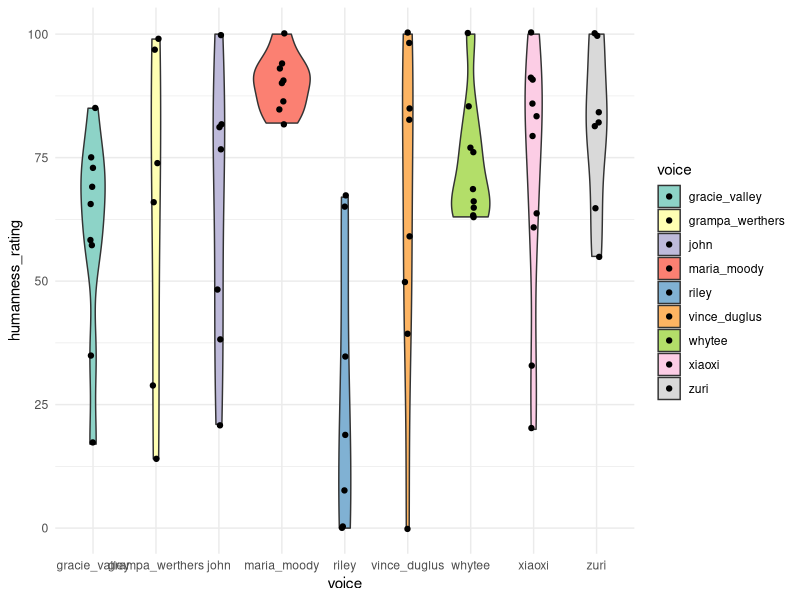
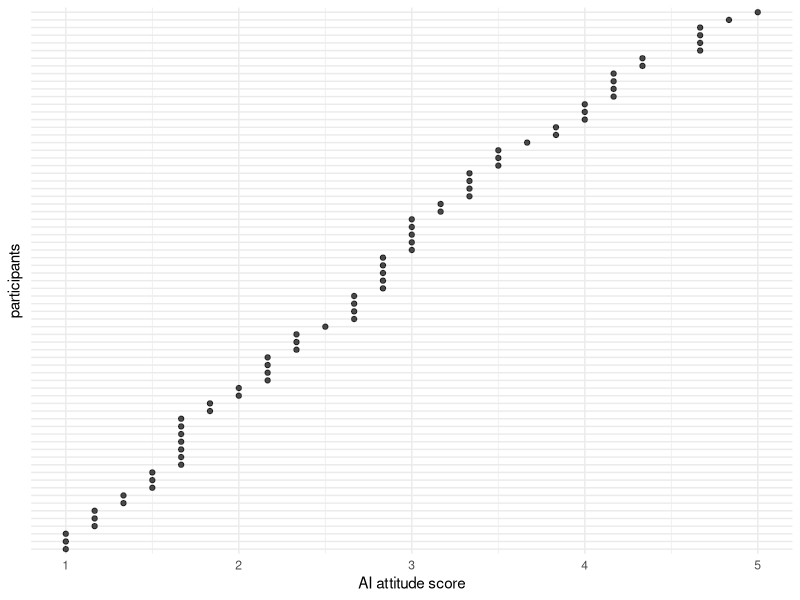
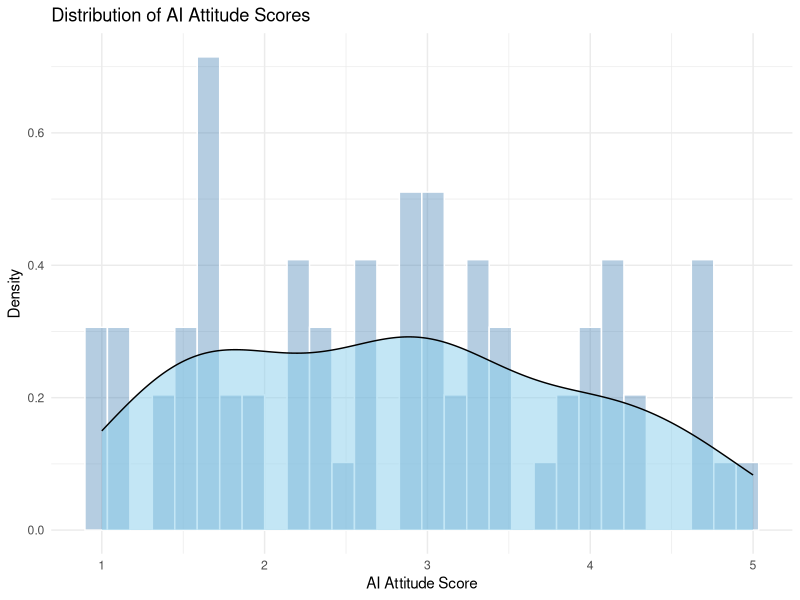
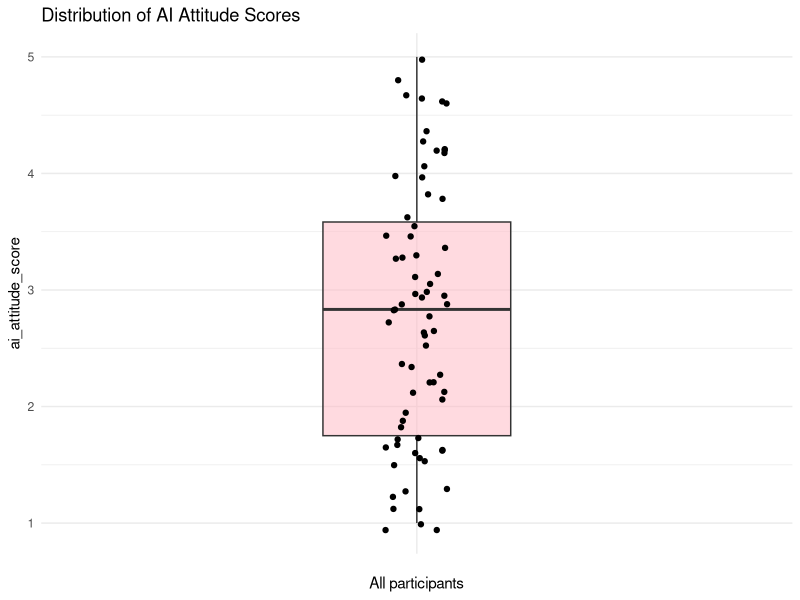

The R source for these figures, in order: (Note: this script raises an error after producing the figures.)
## ---- chunk 1
library(dplyr)
library(ggplot2)
library(tidyr)
library(forcats)
library(lme4)
## ---- chunk 2
raw_df <- read.csv("../data/pilot-responses-combined.csv")
raw_df <- raw_df %>% 
  group_by(subject_id) %>%
  mutate(ai_score = sum(cognitive_1, cognitive_2, 
                         affective_1, affective_2, 
                         behavioral_1, behavioral_2)/6)
## ---- chunk 3
head(raw_df)
## ---- chunk 4
categories <- list(
  content     = c("rainbow", "horizon", "rain", "light", "sunlight", "colors", "prism", "the", "color",
                    "informative", "descriptive", "sun", "when", "arc", "arch", "beyond",
                    "clouds", "colours", "earth", "ending", "explainer", "explanation",
                    "forms", "freedom", "god", "green", "hits", "peace", "promise",
                    "rainbaw", "rainbows", "red", "reflecting", "shape", "single", "sky",
                    "spectrum", "storylike", "sunshine", "two ends", "vision", "water",
                    "weather", "wordy"),
  gender      = c("woman", "female", "male", "feminine", "girl", "man", "dude", "girly", "lady",
                    "masculine"),
  age         = c("older", "young", "elderly", "old"),
  affect      = c("calm", "enthusiastic", "calming", "curious", "passionate", "angry", "attentive",
                    "disinterested", "energetic", "enthused", "euphoric", "excited",
                    "happiness", "happy", "invested", "joyful", "moody", "nonchalant",
                    "peaceful", "pensive", "relaxed", "stoked"),
  personality = c("confident", "gentle", "kind", "assertive", "caring", "cautious", "dominant", "entitled",
                    "forceful", "friendly", "opinionated", "outgoing", "patient", "sassy",
                    "snooty", "stern", "stoic", "sweet"),
  competence  = c("smart", "educated", "science", "professional", "scientific", "wise", "academic",
                    "accurate", "articulate", "credible", "detailed", "idiot", "impaired",
                    "important", "informed", "intelligent", "knowledgeable", "percise",
                    "profound", "proper", "stupid", "thorough", "thoughtful",
                    "unintelligent", "unprofessional", "well spoken"),
  naturalness = c("fake", "artificial", "ai generated", "digital", "inauthentic", "manufactured", "natural",
                    "robotic", "scripted", "unrealistic"),
  prosody     = c("cadence", "emphasis", "even", "flat", "monotone", "monotoned", 
                  "monotonous", "powerful", "questioning", "slow"),
  voice_quality = c("clear", "deep", "raspy", "grainy", "nasal", "nasally", "rich", "full", "smooth", "whine"), 
  intensity = c("loud", "projective", "quiet", "soft-spoken", "softspoken"), 
  persona     = c("storyteller", "surfer", "teacher", "cartoon", "documentary", "educator", "guider",
                    "instructor", "leprechaun", "morgan freeman", "preppy",
                    "school", "scientist", "smoker", "story teller", "student", "tv voice",
                    "valley girl", "weed", "wizard", "grandma"),
  appearance    = c("black", "white",  "blonde"),
  locale = c("american", "california", "californian", "new yorker", "city", "culture", "urban"),
  evaluation  = c("annoying", "beautiful", "interesting", "boring", "confusing", "cool", "corny",
                    "creative", "dreamy", "forgettable", "fun", "good", "grating", "odd",
                    "pleasant", "quality", "tiring", "dramatic", "vivid", "colorful", "emotive", "exaggerated")
)

assign_category <- function(response) {
  if (is.na(response) || response == "") return(NA_character_)
  for (cat_name in names(categories)) {
    if (response %in% categories[[cat_name]]) {
      return(cat_name)
    }
  }
  return("unknown")
}

analysis_df <- raw_df %>%
  mutate(across(
    .cols = c(word_1, word_2, word_3, word_4, word_5),
    .fns  = ~ sapply(tolower(trimws(.x)), assign_category),
    .names = "category_{.col}"
  )) %>%
  rename_with(~ gsub("category_word_", "category_", .x), starts_with("category_word_"))

# add broad characterizations
social_cats   <- c("gender","age","personality","competence","persona",
                   "appearance","locale","affect")
acoustic_cats <- c("voice_quality","prosody","intensity")

analysis_df <- analysis_df %>%
  rowwise() %>%
  mutate(
    n_social   = sum(c_across(category_1:category_5) %in% social_cats),
    n_acoustic = sum(c_across(category_1:category_5) %in% acoustic_cats),
    n_content  = sum(c_across(category_1:category_5) == "content"),
    any_artificial = any(c_across(word_1:word_5) %in% 
                           c("fake","artificial","ai generated","digital","inauthentic",
                             "manufactured","robotic","scripted","unrealistic"))
  ) %>%
  ungroup()
## ---- chunk 5
analysis_df %>% 
  group_by(voice) %>% 
  summarise(
    mean = mean(humanness_rating),
    sd = sd(humanness_rating), 
    median = median(humanness_rating)
  )
## ---- chunk 6

ggplot(analysis_df, aes(voice, humanness_rating, fill = voice)) + 
  geom_violin() +
  scale_fill_brewer(palette = "Set3") +
  geom_jitter(width = 0.05) +
  theme_minimal()

## ---- chunk 7
category_counts <- analysis_df %>%
  pivot_longer(
    cols = category_1:category_5,
    names_to = "word_number",
    values_to = "category"
  ) %>%
  count(category, sort = TRUE)
## ---- chunk 8
View(category_counts)
## ---- chunk 9
analysis_df <- analysis_df %>%
  rowwise() %>%
  mutate(ai_attitude_score = rowMeans(across(c(cognitive_1, behavioral_1, affective_1, cognitive_2, affective_2, behavioral_2))))
## ---- chunk 10

ai_attitude_plot <- ggplot(analysis_df, aes(x = ai_attitude_score, y = fct_reorder(source_file, ai_attitude_score))) +
  geom_point(size = 1.5, alpha = 0.7) +
  labs(x = "AI attitude score", y = "participants") + 
  theme_minimal() +
  theme(axis.text.y = element_blank())
## ---- chunk 11
ai_attitude_plot
## ---- chunk 12
ggplot(analysis_df, aes(x = ai_attitude_score)) +
  geom_histogram(aes(y = after_stat(density)), 
                 fill = "steelblue", 
                 color = "white", 
                 alpha = 0.4,
                 bins = 30) +       
  geom_density(fill = "skyblue", alpha = 0.5) +
  labs(title = "Distribution of AI Attitude Scores", x = "AI Attitude Score", y = "Density") +
  theme_minimal()
## ---- chunk 13
ggplot(analysis_df, aes(x = "", y = ai_attitude_score)) +
  geom_boxplot(fill = "lightpink", alpha = 0.5, width = 0.3) +
  labs(title = "Distribution of AI Attitude Scores", 
       x = "All participants") +
  geom_jitter(width = 0.05)+
  theme_minimal()
## ---- chunk 14
long_df <- analysis_df %>%
  pivot_longer(category_1:category_5, names_to="slot", values_to="cat") %>%
  filter(cat != "content") %>%
  mutate(is_social = cat %in% social_cats,
         slot_num = as.integer(gsub("category_","",slot)))

subj_df <- long_df %>% # subject-clustering accounts for between-subj design
  group_by(subject_id, voice, humanness_rating) %>%
  summarise(n_social = sum(is_social), n_total = n(), .groups="drop")

# models for pilot data (random effects result in singularity)
m_social_1 <- glm(cbind(n_social, n_total - n_social) ~ scale(humanness_rating) + voice,
              data = subj_df, family = binomial)
summary(m_social_1)

m_social_2 <- glm(cbind(n_social, n_total - n_social) ~ scale(humanness_rating),
                  data = subj_df, family = binomial)
summary(m_social_2)

# which model better accounts for variance? 
anova(m_social_1, m_social_2, test = "LRT")
## ---- chunk 15
# predicted probabilities
newdat <- data.frame(humanness_rating = c(0, 30, 50, 66.6, 100))
newdat$z <- (newdat$humanness_rating - mean(analysis_df$humanness_rating)) / 
  sd(analysis_df$humanness_rating)
pred <- predict(m_social_2, newdata = data.frame(humanness_rating = newdat$humanness_rating),
                type = "link", se.fit = TRUE)
newdat$p     <- plogis(pred$fit)
newdat$lo    <- plogis(pred$fit - 1.96 * pred$se.fit)
newdat$hi    <- plogis(pred$fit + 1.96 * pred$se.fit)
newdat

newdat <- data.frame(humanness_rating = seq(0, 100, by = 2))
pred <- predict(m_subj, newdata = data.frame(humanness_rating = newdat$humanness_rating,
                                             voice = "gracie_valley"),  # arbitrary ref level
                type = "link", se.fit = TRUE)
newdat$p  <- plogis(pred$fit)
newdat$lo <- plogis(pred$fit - 1.96 * pred$se.fit)
newdat$hi <- plogis(pred$fit + 1.96 * pred$se.fit)

# visualization
ggplot() +
  geom_ribbon(data = newdat, aes(humanness_rating, ymin = lo, ymax = hi), 
              alpha = 0.2, fill = "steelblue") +
  geom_line(data = newdat, aes(humanness_rating, p), color = "steelblue", size = 1) +
  geom_jitter(data = subj_df, 
              aes(humanness_rating, n_social / n_total),
              width = 0.5, height = 0.02, alpha = 0.5) +
  geom_hline(yintercept = 0.5, linetype = "dashed", color = "grey") +
  labs(x = "Humanness Rating", 
       y = "P(social | non-content descriptor)") +
  theme_minimal()
## ---- chunk 16
transitions <- analysis_df %>%
  select(subject_id, voice, category_1:category_5) %>%
  pivot_longer(category_1:category_5, names_to="slot", values_to="cat") %>%
  mutate(slot = as.integer(gsub("category_","",slot))) %>%
  filter(cat != "content") %>%
  arrange(subject_id, slot) %>%
  group_by(subject_id) %>%
  mutate(next_cat = lead(cat)) %>%
  filter(!is.na(next_cat)) %>%
  ungroup()

# raw transition probability matrix
trans_mat <- transitions %>%
  count(cat, next_cat) %>%
  group_by(cat) %>%
  mutate(p = n / sum(n)) %>%
  ungroup()

# add marginal probabilities 
marginals <- transitions %>%
  count(next_cat) %>%
  mutate(p_marginal = n / sum(n)) %>%
  select(next_cat, p_marginal)

# matrix with marginals 
trans_mat_w_margin <- trans_mat %>%
  left_join(marginals, by = "next_cat") %>%
  mutate(lift = p / p_marginal)
